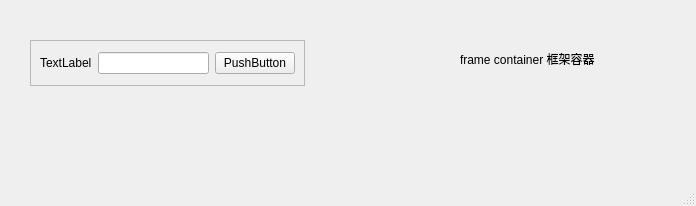
<?xml version="1.0" encoding="UTF-8"?>
<ui version="4.0">
 <class>MainWindow</class>
 <widget class="QMainWindow" name="MainWindow">
  <property name="geometry">
   <rect>
    <x>0</x>
    <y>0</y>
    <width>696</width>
    <height>206</height>
   </rect>
  </property>
  <property name="windowTitle">
   <string>MainWindow</string>
  </property>
  <widget class="QWidget" name="centralwidget">
   <widget class="QFrame" name="frame">
    <property name="geometry">
     <rect>
      <x>30</x>
      <y>40</y>
      <width>275</width>
      <height>46</height>
     </rect>
    </property>
    <property name="frameShape">
     <enum>QFrame::StyledPanel</enum>
    </property>
    <property name="frameShadow">
     <enum>QFrame::Raised</enum>
    </property>
    <layout class="QHBoxLayout" name="horizontalLayout">
     <item>
      <widget class="QLabel" name="label">
       <property name="text">
        <string>TextLabel</string>
       </property>
      </widget>
     </item>
     <item>
      <widget class="QLineEdit" name="lineEdit">
       <property name="frame">
        <bool>true</bool>
       </property>
      </widget>
     </item>
     <item>
      <widget class="QPushButton" name="pushButton">
       <property name="text">
        <string>PushButton</string>
       </property>
      </widget>
     </item>
    </layout>
   </widget>
   <widget class="QLabel" name="label_2">
    <property name="geometry">
     <rect>
      <x>460</x>
      <y>50</y>
      <width>171</width>
      <height>18</height>
     </rect>
    </property>
    <property name="text">
     <string>frame container 框架容器</string>
    </property>
   </widget>
  </widget>
  <widget class="QMenuBar" name="menubar">
   <property name="geometry">
    <rect>
     <x>0</x>
     <y>0</y>
     <width>696</width>
     <height>23</height>
    </rect>
   </property>
  </widget>
  <widget class="QStatusBar" name="statusbar"/>
 </widget>
 <resources/>
 <connections/>
</ui>
